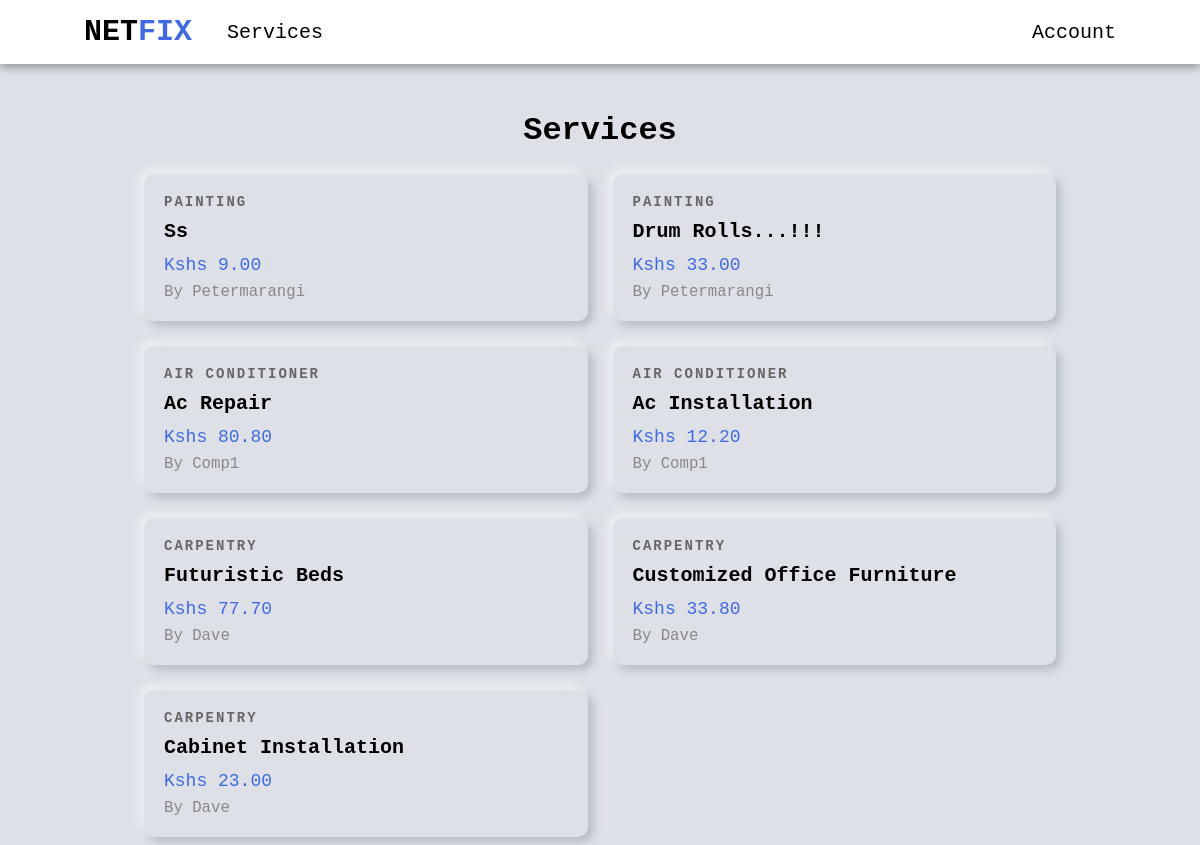
Page /services/ on the committed database.
### services/models.py (models this page shows, shortened)
class Service(models.Model):
    company = models.ForeignKey(Company, default="", on_delete=models.CASCADE)
    name = models.CharField(max_length=40)
    description = models.TextField()
    price_hr = models.DecimalField(decimal_places=2, max_digits=5)
    choices = (
        ('Air Conditioner', 'Air Conditioner'),
        ('Carpentry', 'Carpentry'),
        ('Electricity', 'Electricity'),
        ('Gardening', 'Gardening'),
        ('Home Machines', 'Home Machines'),
        ('House Keeping', 'House Keeping'),
        ('Interior Design', 'Interior Design'),
        ('Locks', 'Locks'),
        ('Painting', 'Painting'),
        ('Plumbing', 'Plumbing'),
        ('Water Heaters', 'Water Heaters'),
    )
    field = models.CharField(max_length=30, blank=False, null=False, default="", choices=choices)
    date = models.DateTimeField(auto_now=True, null=False)
    id = models.UUIDField(default=uuid.uuid4, unique=True, primary_key=True, editable=False)

### users/models.py (models this page shows, shortened)
class Company(models.Model):
    user = models.OneToOneField(User, on_delete=models.CASCADE, primary_key=True)
    choices = (
        ('Air Conditioner', 'Air Conditioner'),
        ('All in One', 'All in One'),
        ('Carpentry', 'Carpentry'),
        ('Electricity', 'Electricity'),
        ('Gardening', 'Gardening'),
        ('Home Machines', 'Home Machines'),
        ('House Keeping', 'House Keeping'),
        ('Interior Design', 'Interior Design'),
        ('Locks', 'Locks'),
        ('Painting', 'Painting'),
        ('Plumbing', 'Plumbing'),
        ('Water Heaters', 'Water Heaters'),
    )
    field = models.CharField(max_length=30, blank=False, null=False, default="", choices=choices)
    class Meta:
        verbose_name = 'Company'
        verbose_name_plural = 'Companies'
    def __str__(self):
        return self.user.username

class User(AbstractUser):
    is_company = models.BooleanField(default=False)
    is_customer = models.BooleanField(default=False)
    email = models.EmailField(max_length=100, unique=True)
    username = models.CharField(max_length=100, unique=True)
    id = models.UUIDField(default=uuid.uuid4, unique=True, primary_key=True, editable=False)
    USERNAME_FIELD = 'email'
    REQUIRED_FIELDS = ['username']

### services/views.py (the view)
# urls.py: path("", v.service_list, name="service_list"),
def service_list(request):
    services = Service.objects.all().order_by("-date")
    context = {
        "services" : services
    }
    return render(request, 'services/services.html', context)

### services/templates/services/services.html (shortened to what this page needs)
{% extends 'main/base.html' %}
{% block content %}
<div class="services-header">
    <h1>Services</h1>
</div>
<div class="services-grid">
    {% for service in services %}
    <a href="{% url 'index' service.id %}" class="service-card">
        <div class="card-content">
            <div class="service-category">{{ service.field }}</div>
            <h2 class="service-name">{{ service.name }}</h2>
            <div class="service-price">Kshs {{ service.price_hr }}</div>
            <div class="service-company">by {{service.company}}</div>
        </div>
    </a>
    {% endfor %}
</div>
{% endblock content %}

### static/css/style.css (style rules this page uses)
* { margin: 0; padding: 0; box-sizing: border-box; font-family: 'Courier New', Courier, monospace; }
a { text-decoration: none; color: black; }
.services-grid { display: grid; grid-template-columns: repeat(auto-fill, minmax(300px, 1fr)); gap: 25px; }
.services-header { display: flex; align-items: center; justify-content: center; flex-direction: column; margin-bottom: 25px; text-transform: capitalize; }
.service-card { border-radius: 10px; box-shadow: -5px -5px 9px rgba(255,255,255,0.45), 5px 5px 9px rgba(94,104,121,0.3); transition: transform 0.3s; cursor: pointer; text-decoration: none; color: black; display: block; }
.card-content { padding: 20px; }
.service-category { font-size: 14px; font-weight: 800; color: #666; margin-bottom: 10px; text-transform: uppercase; letter-spacing: 2px; }
.service-name { font-size: 20px; text-transform: capitalize; font-weight: bold; margin-bottom: 12px; }
.service-price { font-size: 18px; color: royalblue; margin-bottom: 8px; }
.service-company { font-size: 98%; text-transform: capitalize; color: #888; }

### rows in the picture
Service: field "PAINTING", name "Ss", price_hr "9.00", company "Petermarangi"
Service: field "PAINTING", name "Drum Rolls...!!!", price_hr "33.00", company "Petermarangi"
Service: field "AIR CONDITIONER", name "Ac Repair", price_hr "80.80", company "Comp1"
Service: field "AIR CONDITIONER", name "Ac Installation", price_hr "12.20", company "Comp1"
Service: field "CARPENTRY", name "Futuristic Beds", price_hr "77.70", company "Dave"
Service: field "CARPENTRY", name "Customized Office Furniture", price_hr "33.80", company "Dave"
Service: field "CARPENTRY", name "Cabinet Installation", price_hr "23.00", company "Dave"
